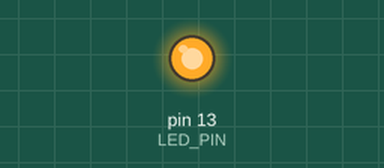
The sketch below on a simulated Arduino Uno, built with avr-gcc and run on an emulated ATmega328P. Shown: output pins drawn as LEDs (lit = HIGH).

Above: at 0.05 s.
Timing chart, 0 to 3.0 s (numbered marks = the images above):
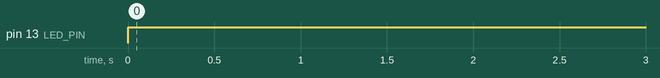

The sketch:

blinkaled.ino
```cpp
/**
 * Blink a led
 * Questo codice viene utilizzato come esempio nelle lezioni
 * di Arduino per niubbi su www.italialinux.com
 */
#define LED_PIN 13

void setup(){
  pinMode(LED_PIN, OUTPUT);
}

void loop(){
  digitalWrite(LED_PIN, HIGH);
  delay(500);
  digitalWrite(LED_PIN, LOW);
}
```

Measured:
- by itself, pin 13 (LED_PIN): LOW → HIGH at 0.00 s
